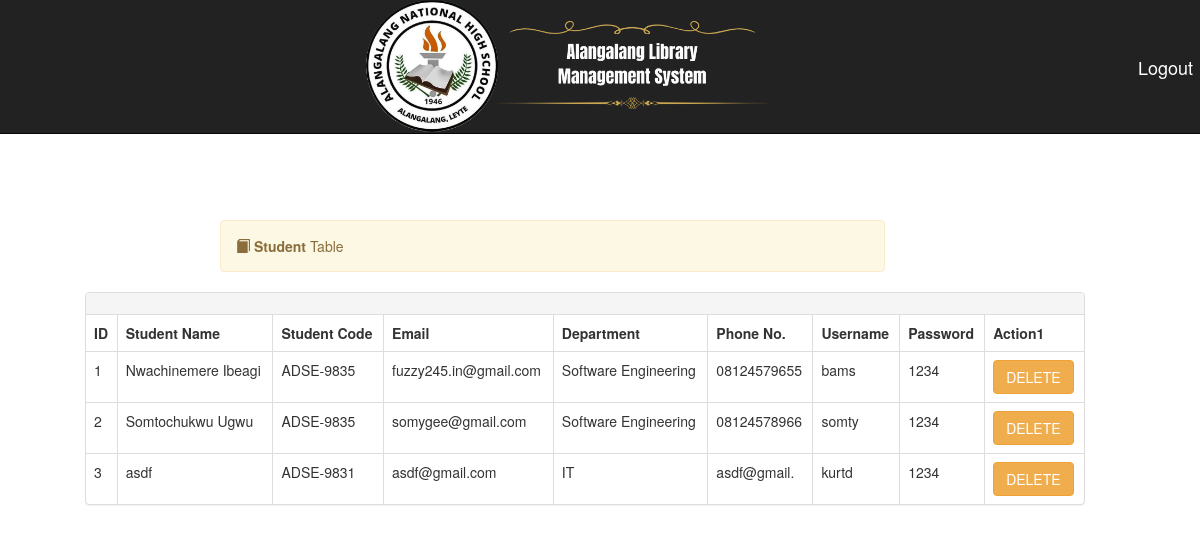
The app's page /viewstudents.php, older data.
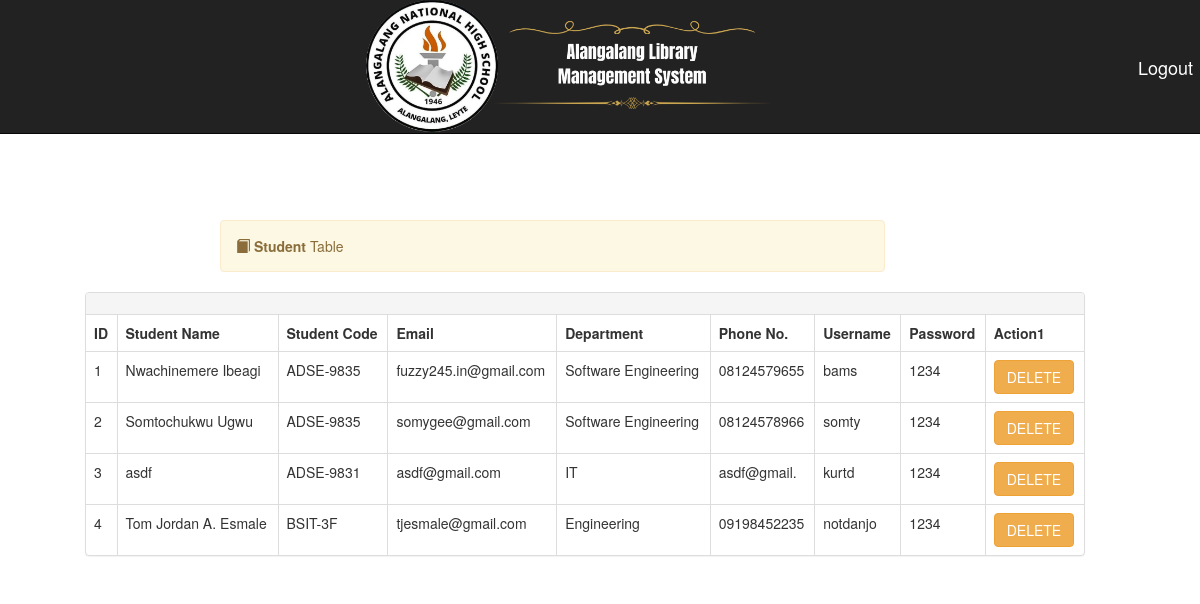
The same page, newer data.
### tables this page shows
CREATE TABLE `students` (
  `studentId` int(11) NOT NULL,
  `matric_no` varchar(30) NOT NULL,
  `password` varchar(150) NOT NULL,
  `username` varchar(150) NOT NULL,
  `email` varchar(60) NOT NULL,
  `dept` varchar(60) NOT NULL,
  `numOfBooks` int(11) NOT NULL,
  `moneyOwed` varchar(20) NOT NULL,
  `photo` text NOT NULL,
  `phoneNumber` varchar(11) NOT NULL,
  `name` varchar(60) NOT NULL
);

### viewstudents.php (the view, shortened to what this page needs)
<?php
require 'includes/db-inc.php';
include "includes/header.php";
$sql = "SELECT * FROM students";
$query = mysqli_query($conn, $sql);
$counter = 1;
?>
<div class="container">
    <?php include "includes/nav.php"; ?>
    <div class="alert alert-warning col-lg-7 col-md-12 col-sm-12 col-xs-12 col-lg-offset-2 col-md-offset-0 col-sm-offset-1 col-xs-offset-0" style="margin-top:70px">
        <span class="glyphicon glyphicon-book"></span>
        <strong>Student</strong> Table
    </div>
</div>
<div class="container col-lg-11" style="padding-left: 85px;">
    <div class="panel panel-default">
        <div class="panel-heading">
            <div class="row">
                <div class="col-lg-6 col-md-6 col-sm-12 col-xs-12 pull-right"></div>
            </div>
        </div>
        <table class="table table-bordered">
            <thead>
                <tr>
                    <th>ID</th>
                    <th>Student Name</th>
                    <th>Student Code</th>
                    <th>Email</th>
                    <th>Department</th>
                    <th>Phone No.</th>
                    <th>Username</th>
                    <th>Password</th>
                    <th>Action1</th>
                </tr>
            </thead>
            <tbody>
                <?php while ($row = mysqli_fetch_assoc($query)) : ?>
                    <tr>
                        <td><?php echo $counter++; ?></td>
                        <td><?php echo $row['name']; ?></td>
                        <td><?php echo $row['matric_no']; ?></td>
                        <td><?php echo $row['email']; ?></td>
                        <td><?php echo $row['dept']; ?></td>
                        <td><?php echo $row['phoneNumber']; ?></td>
                        <td><?php echo $row['username']; ?></td>
                        <td><?php echo $row['password']; ?></td>
                        <td>
                            <form action="viewstudents.php" method="post">
                                <button name="submit" class="btn btn-warning">DELETE</button>
                            </form>
                        </td>
                    </tr>
                <?php endwhile; ?>
            </tbody>
        </table>
    </div>
</div>
</body>
</html>

Row changes from the older to the newer data that the page shows:
added students: name "Tom Jordan A. Esmale", matric_no "BSIT-3F", email "tjesmale@gmail.com", dept "Engineering", phoneNumber "09198452235", username "notdanjo", password "1234"
